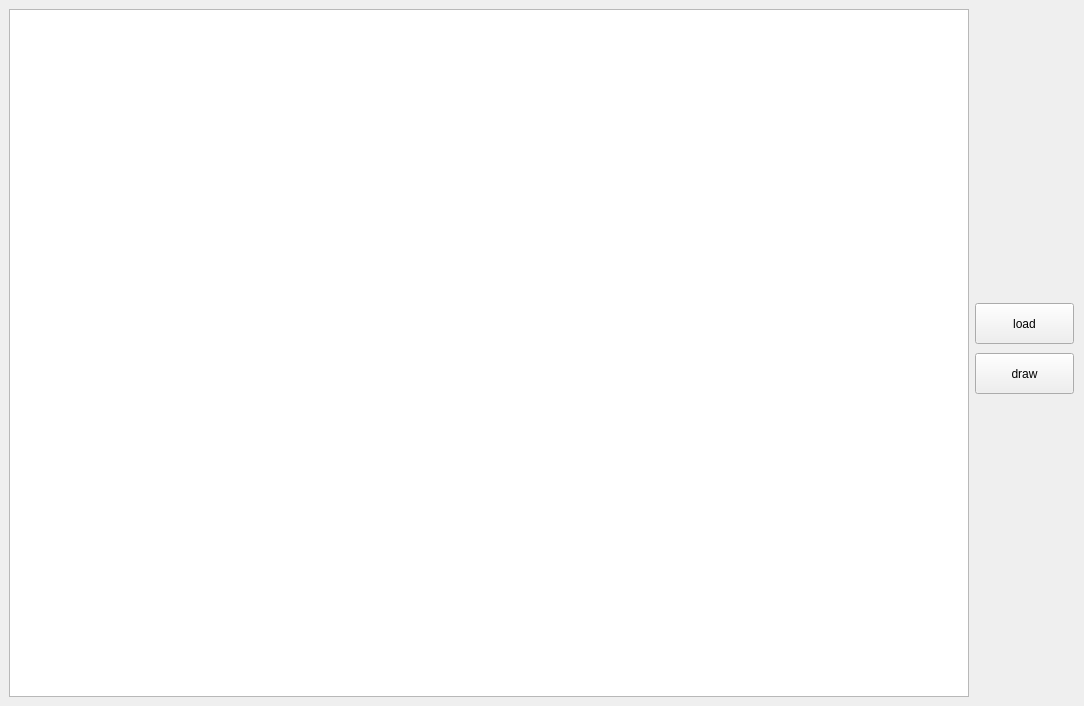
<?xml version="1.0" encoding="UTF-8"?>
<ui version="4.0">
 <class>MainWindow</class>
 <widget class="QMainWindow" name="MainWindow">
  <property name="geometry">
   <rect>
    <x>0</x>
    <y>0</y>
    <width>1084</width>
    <height>706</height>
   </rect>
  </property>
  <property name="windowTitle">
   <string>MainWindow</string>
  </property>
  <widget class="QWidget" name="centralwidget">
   <property name="sizePolicy">
    <sizepolicy hsizetype="Fixed" vsizetype="Fixed">
     <horstretch>0</horstretch>
     <verstretch>0</verstretch>
    </sizepolicy>
   </property>
   <layout class="QGridLayout" name="gridLayout_2">
    <item row="0" column="1">
     <layout class="QGridLayout" name="gridLayout">
      <item row="0" column="0">
       <widget class="QGraphicsView" name="canvas"/>
      </item>
      <item row="0" column="1">
       <widget class="QWidget" name="widget" native="true">
        <property name="sizePolicy">
         <sizepolicy hsizetype="Expanding" vsizetype="Preferred">
          <horstretch>0</horstretch>
          <verstretch>0</verstretch>
         </sizepolicy>
        </property>
        <property name="maximumSize">
         <size>
          <width>100</width>
          <height>100</height>
         </size>
        </property>
        <widget class="QPushButton" name="load">
         <property name="geometry">
          <rect>
           <x>0</x>
           <y>0</y>
           <width>99</width>
           <height>41</height>
          </rect>
         </property>
         <property name="text">
          <string>load</string>
         </property>
        </widget>
        <widget class="QPushButton" name="draw">
         <property name="geometry">
          <rect>
           <x>0</x>
           <y>50</y>
           <width>99</width>
           <height>41</height>
          </rect>
         </property>
         <property name="text">
          <string>draw</string>
         </property>
        </widget>
       </widget>
      </item>
     </layout>
    </item>
   </layout>
  </widget>
 </widget>
 <resources/>
 <connections/>
</ui>
